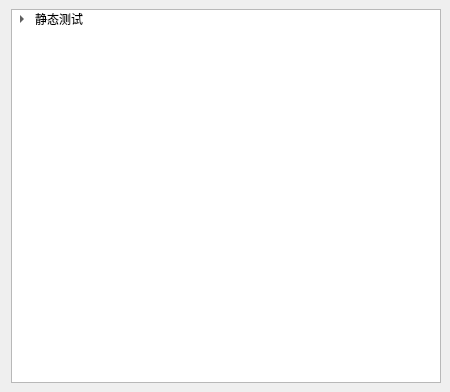
<?xml version="1.0" encoding="UTF-8"?>
<ui version="4.0">
 <class>SettingWnd</class>
 <widget class="QDockWidget" name="SettingWnd">
  <property name="geometry">
   <rect>
    <x>0</x>
    <y>0</y>
    <width>450</width>
    <height>392</height>
   </rect>
  </property>
  <property name="windowTitle">
   <string>设置</string>
  </property>
  <widget class="QWidget" name="dockWidgetContents">
   <layout class="QVBoxLayout" name="verticalLayout">
    <property name="leftMargin">
     <number>11</number>
    </property>
    <item>
     <widget class="QTreeWidget" name="treeWidget">
      <attribute name="headerVisible">
       <bool>false</bool>
      </attribute>
      <column>
       <property name="text">
        <string>1</string>
       </property>
      </column>
      <item>
       <property name="text">
        <string>静态测试</string>
       </property>
       <item>
        <property name="text">
         <string>呵呵</string>
        </property>
       </item>
      </item>
     </widget>
    </item>
   </layout>
  </widget>
 </widget>
 <resources/>
 <connections/>
</ui>
